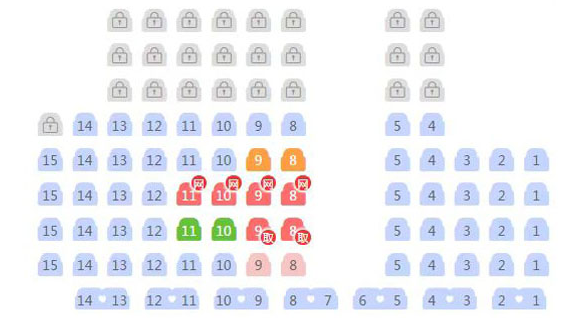
//> input picture cut.png, 587 x 323 px
$ ./源   (built with g++ and OpenCV 4)
//> lines starting //> are read from the running program, lines starting //| are printed output that depends on the picture; after the words box and inside, x2 and y2 are one past the last pixel; in counts of white or black regions, pixels touching at a corner belong together
#include "opencv2/highgui/highgui.hpp"
#include "opencv2/imgproc/imgproc.hpp"
#include "opencv2/imgproc/types_c.h"
#include <iostream>
#include <stdio.h>
#include <stdlib.h>
#include<vector>
#include<math.h>
#include<algorithm>

using namespace cv;
using namespace std;

class Seat
{
public:
	Seat(Rect rect, float area, int color_index,int count) {
		this->rect = rect;
		this->area = area;
		this->color_index = color_index;
		this->count = count;
	}
	int count;
	float area;
	Rect rect;
	int color_index;
	int row = 0;
	int col;
	bool falg = 0;
};

bool seat_compare_x(const Seat &A, const Seat &B) {
	return A.rect.tl().x > B.rect.tl().x;
}

bool seat_compare_y(const Seat &A, const Seat &B) {
	return A.rect.tl().y > B.rect.tl().y;
}

bool seat_compare_count(const Seat &A, const Seat &B) {
	return A.count < B.count;
}

vector<vector <int>>base_color = vector<vector <int>>(6,vector<int>(3)) = {
		{255, 204, 204},	//蓝色
		{67, 163, 255},		//橙色
		{94, 111, 254},		//红色
		{203, 192, 255},  //粉色
		{ 226, 228, 229 }, //灰色
		{ 50, 176, 102 }    //绿色
	};

string base_color_name[6] = { "蓝色", "橙色", "红色", "粉色", "灰色", "绿色" };

//查找矩形框的颜色
int find_color(const Mat rect_img) {
	int color_cnt[6] = { 0 };
	for (int i = 0; i < rect_img.rows; i++) {
		for (int j = 0; j < rect_img.cols; j++) {
			Vec3b pixel = rect_img.at<Vec3b>(i, j);
			for (int c = 0; c < 6; c++) {
				double dis = sqrt(pow(pixel[0] - base_color[c][0], 2) +
					pow(pixel[1] - base_color[c][1], 2) +
					pow(pixel[2] - base_color[c][2], 2));
				if (dis < 15) {
					color_cnt[c]++;
				}
			}
		}
	}
	int max = color_cnt[0];
	int index = 0;
	for (int i = 1; i < 6; i++) {
		if (color_cnt[i] > max) {
			max = color_cnt[i];
			index = i;
		}
	}
	//返回矩形框的颜色下标
	return index;
}

int main(){
	//导入图片，图片放在程序所在目录
	//imread读入图片为 bgr图像
	Mat img_bgr = imread("./cut.png");
//> img_bgr is the input picture: 323 rows x 587 cols, CV_8UC3; mean B, G, R 243.5, 239.3, 239

	//bgr转化为rgb图像
	Mat img_rgb;
	cvtColor(img_bgr, img_rgb, COLOR_BGR2RGB);

	//转换为灰度图
	Mat gray;
	cvtColor(img_bgr, gray, COLOR_BGR2GRAY);
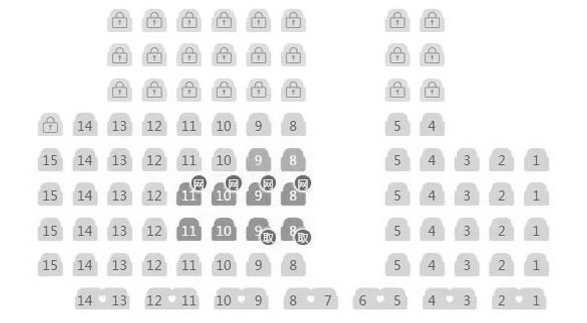
//> gray: 323 rows x 587 cols, CV_8UC1; min 73, max 255, mean 239.7
	imshow("gray", gray);

	//使用局部阈值的自适应阈值操作进行图像二值化
	//gray为函数的输入图像，dst为threshold函数的输出图像, 0 为二值化的阈值， 255为最大值，THRESH_OTSU确定生成二值化图像的算法
	Mat dst;
	threshold(gray, dst, 0, 255, THRESH_OTSU);
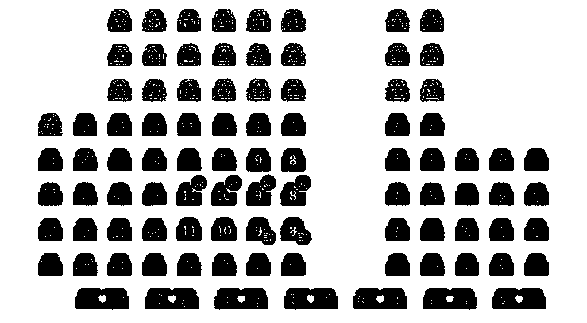
//> dst: 323 rows x 587 cols, CV_8UC1; 73.7% white; 93 black regions, largest, box (x1, y1, x2, y2) and area: (75, 288, 129, 310) 1036, (423, 288, 477, 310) 1033, (284, 288, 338, 310) 1032
	imshow("dst1", dst);

	//形态学去噪, getStructuringElement()函数返回指定形状和尺寸的结构元素（内核矩阵) (3*3大小的十字矩阵结构元素)
	Mat element = getStructuringElement(MORPH_CROSS, Size(3, 3));

	//开运算去噪 开运算就是先腐蚀后膨胀，可以用于降噪，消除一些小的像素点
	morphologyEx(dst, dst, MORPH_OPEN, element);
	imshow("dst2", dst);

	//轮廓检测函数,第一个参数：输入的图像（要求图像为单通道图像，最好为二值图） ，第二个参数：输出的轮廓，为vector<vector<Point>>类型
	vector<vector<Point>> contours;

	/*第三个参数：每条轮廓对应的属性;定义为 vector<Vec4i>hierarchy中的每个元素都是一个由4个int型组成的集合。直观的表示可以参考列数为4，行数为n的二维矩阵。
	这四个int型数hierarchy[i][0]~hierarchy[i][3]分别表示后一个轮廓，前一个轮廓，父轮廓，内嵌轮廓的索引编号，如果当前轮廓所对应的这四个轮廓之一有缺失，
	比如说容器内的第一个轮廓为没有前一个轮廓，则相应位置hierarchy[i][1]=-1。*/
	vector<Vec4i>hierarchy; //Vec4i 表示为四通道图像  即int[4];

	//第四个参数：轮廓的模式，建立一个等级树结构的轮廓，第五个参数：轮廓的近似方法，
	findContours(dst, contours, hierarchy, RETR_TREE, CHAIN_APPROX_SIMPLE);
//> contours = 103 contours, 2 with area under 20; largest, box (x1, y1, x2, y2) and area: (0, 0, 587, 323) 188692, (283, 287, 339, 311) 1152, (74, 287, 130, 311) 1150, (352, 287, 408, 310) 1147, (144, 287, 200, 310) 1146

	//绘制轮廓
	drawContours(dst, contours, -1, (120, 0, 0), 2);
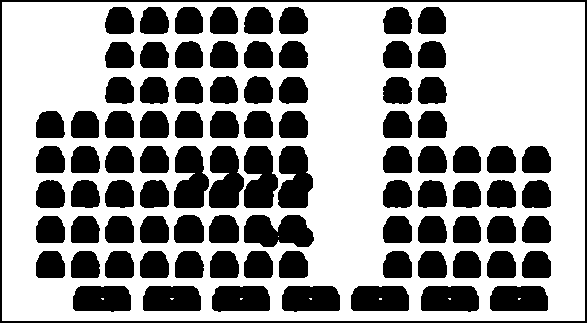
//> dst: 323 rows x 587 cols, CV_8UC1; 61% white; 89 black regions, largest, box (x1, y1, x2, y2) and area: (0, 0, 587, 323) 3624, (244, 215, 314, 247) 1733, (278, 146, 313, 208) 1678


	int count = 0;						//总数
	double area_avrg = 0;				//平均
	int	seat_cnt[6] = { 0 };		   //各颜色统计
	int	double_seat = 0;				//双人座

	//创建座位数组
	vector<Seat> seats;

	//遍历所有轮廓
	for (int i = 0; i < contours.size(); i++) {
		double area = contourArea(contours[i]);
		if (area < 50 or area > 2000)
			continue;
		count++;
		area_avrg += area;

		if (area > 1000) {
			//提取矩形坐标（x,y），根据轮廓绘制矩形边框
			//将双人坐进行拆分
			Rect rect = boundingRect(contours[i]);
			Rect rectl = Rect(rect.tl(), Size(rect.width / 2, rect.height));
			Rect rectr = Rect(rect.tl().x + rect.width / 2, rect.tl().y , rect.width / 2, rect.height);

			Mat maskl = dst(rectl);
			Mat maskr = dst(rectr);

			//左侧矩阵
			Mat rect_bgrl = img_bgr(rectl);

			int color_idx = find_color(rect_bgrl);
			seat_cnt[color_idx] += 2;

			//右侧矩阵
			Mat rect_bgrr = img_bgr(rectr);

			double_seat += 1;

			//将座位的实例化对象加入到数组中
			seats.push_back(Seat(rectr, area / 2, color_idx, count));
			seats.push_back(Seat(rectl, area / 2, color_idx, ++count));

			//绘制矩形
			rectangle(img_bgr, rectr, (0, 0, 255), 1);
			rectangle(img_bgr, rectl, (0, 0, 255), 1);

			// 在左上角写上编号
			putText(img_bgr, to_string(count-1), rectr.tl(), FONT_HERSHEY_COMPLEX, 0.4, (0, 0, 0), 1);
			putText(img_bgr, to_string(count), rectl.tl(), FONT_HERSHEY_COMPLEX, 0.4, (0, 0, 0), 1);
		}
		else
		{
			//提取矩形坐标（x,y），根据轮廓绘制矩形边框
			Rect rect = boundingRect(contours[i]);

			// [8 lines of commented-out code are left out]
			Mat mask = dst(rect);

			Mat rect_bgr = img_bgr(rect);

			int color_idx = find_color(rect_bgr);
			seat_cnt[color_idx] += 1;

			//将座位的实例化对象加入到数组中
			seats.push_back(Seat(rect, area, color_idx, count));

			//绘制矩形
			rectangle(img_bgr, rect, (0, 0, 255), 1);

			//防止编号到图片之外（上面）,因为绘制编号写在左上角，所以让最上面的y小于10的变为10个像素
			int y;
			if (rect.tl().y < 10)
				y = 10;
			else
			{
				y = rect.tl().y;
			}
			// 在左上角写上编号
			putText(img_bgr, to_string(count), rect.tl(), FONT_HERSHEY_COMPLEX, 0.4, (0, 0, 0), 1);
		}
	}
//> this loop made 103 passes
//> (area, count, area_avrg, rect, color_idx, this->rect in Seat, this->area in Seat, this->color_index in Seat) on passes 2, 4, 6, 8, 10, 12, 14: (1141.5, 2, 1141.5, Rect(491, 287, 56, 23), 0, Rect(519, 287, 28, 23), 570.8, 0), (1145.5, 4, 2287, Rect(422, 287, 56, 24), 0, Rect(450, 287, 28, 24), 572.8, 0), (1147, 6, 3434, Rect(352, 287, 56, 23), 0, Rect(380, 287, 28, 23), 573.5, 0), (1152.5, 8, 4586.5, Rect(283, 287, 56, 24), 0, Rect(311, 287, 28, 24), 576.2, 0), (1142.5, 10, 5729, Rect(213, 287, 56, 24), 0, Rect(241, 287, 28, 24), 571.2, 0), (1146, 12, 6875, Rect(144, 287, 56, 23), 0, Rect(172, 287, 28, 23), 573, 0), (1150.5, 14, 8025.5, Rect(74, 287, 56, 24), 0, Rect(102, 287, 28, 24), 575.2, 0)
//> (area, count, area_avrg, color_idx, this->rect in Seat, this->area in Seat, this->color_index in Seat, this->count in Seat) on passes 16 to 21: (549, 15, 8574.5, 0, Rect(523, 252, 27, 25), 549, 0, 15), (546, 16, 9120.5, 0, Rect(488, 252, 27, 25), 546, 0, 16), (534.5, 17, 9655, 0, Rect(454, 252, 26, 25), 534.5, 0, 17), (544, 18, 10199, 0, Rect(419, 252, 27, 25), 544, 0, 18), (543.5, 19, 10742.5, 0, Rect(384, 252, 27, 25), 543.5, 0, 19), (552.5, 20, 11295, 3, Rect(280, 252, 27, 25), 552.5, 3, 20)
//> pass 2, `Mat maskr = dst(rectr);`:
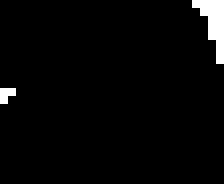
//> maskr: 23 rows x 28 cols, CV_8UC1 (shown 8 times larger); 3% white; 2 white regions (2 under 20 px)
//> pass 2, `Mat rect_bgrl = img_bgr(rectl);`:
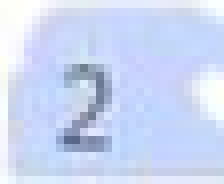
//> rect_bgrl: 23 rows x 28 cols, CV_8UC3 (shown 8 times larger); mean B, G, R 244.4, 216, 203.6
//> pass 2, `Mat rect_bgrr = img_bgr(rectr);`:
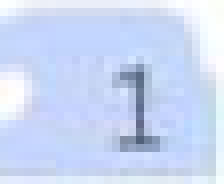
//> rect_bgrr: 23 rows x 28 cols, CV_8UC3 (shown 8 times larger); mean B, G, R 245.1, 216.5, 202.7
//> after the loop:
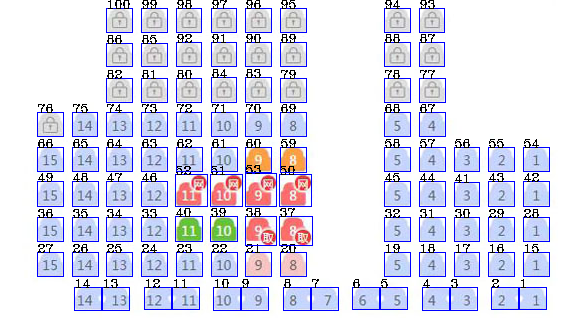
//> img_bgr: 323 rows x 587 cols, CV_8UC3; 7.57% of pixels changed, all inside (x1, y1, x2, y2) = (37, 0, 550, 311)

	//以y坐标进行排序
	sort(seats.begin(), seats.end(), seat_compare_y);

	int row = 1;
	for (int i = 0; i < seats.size(); i++) {
		if (i > 0 && seats[i - 1].rect.tl().y - seats[i].rect.tl().y > 20)
			row++;
		seats[i].row = row;
	}
//> this loop made 100 passes

	//以x坐标进行排序
	sort(seats.begin(), seats.end(), seat_compare_x);

	int col = 1;
	for (int i = 0; i < seats.size(); i++) {
		if (i > 0 && seats[i - 1].rect.tl().x - seats[i].rect.tl().x > 20)
			col++;
		seats[i].col = col;
	}

	sort(seats.begin(), seats.end(), seat_compare_count);

	cout << "座位个数：" << count << "\t" << "总面积为：" << area_avrg << endl;
//| 座位个数：100	总面积为：55451
	cout << "包含双人座位：" << double_seat << "个" << endl;
//| 包含双人座位：7个
	for (int i = 0; i < 6; i++) {
		cout << "座位颜色：" << base_color_name[i] << "\t" << "数量：" << seat_cnt[i] << endl;
		for (int j = 0; j < seats.size(); j++) {
			if (seats[j].color_index == i) {
				cout << "\t" << "第" << seats[j].row << "行  "
					<< "第" << seats[j].col << "列  " << endl;
			}
		}
	}
//> this loop made 6 passes
//| 座位颜色：蓝色	数量：63
//| 座位颜色：橙色	数量：2
//| 座位颜色：红色	数量：6
//| 座位颜色：粉色	数量：2
//| 座位颜色：灰色	数量：25
//| 座位颜色：绿色	数量：2


	imshow("bgr", img_bgr);
	waitKey(0);
	return 0;
}
